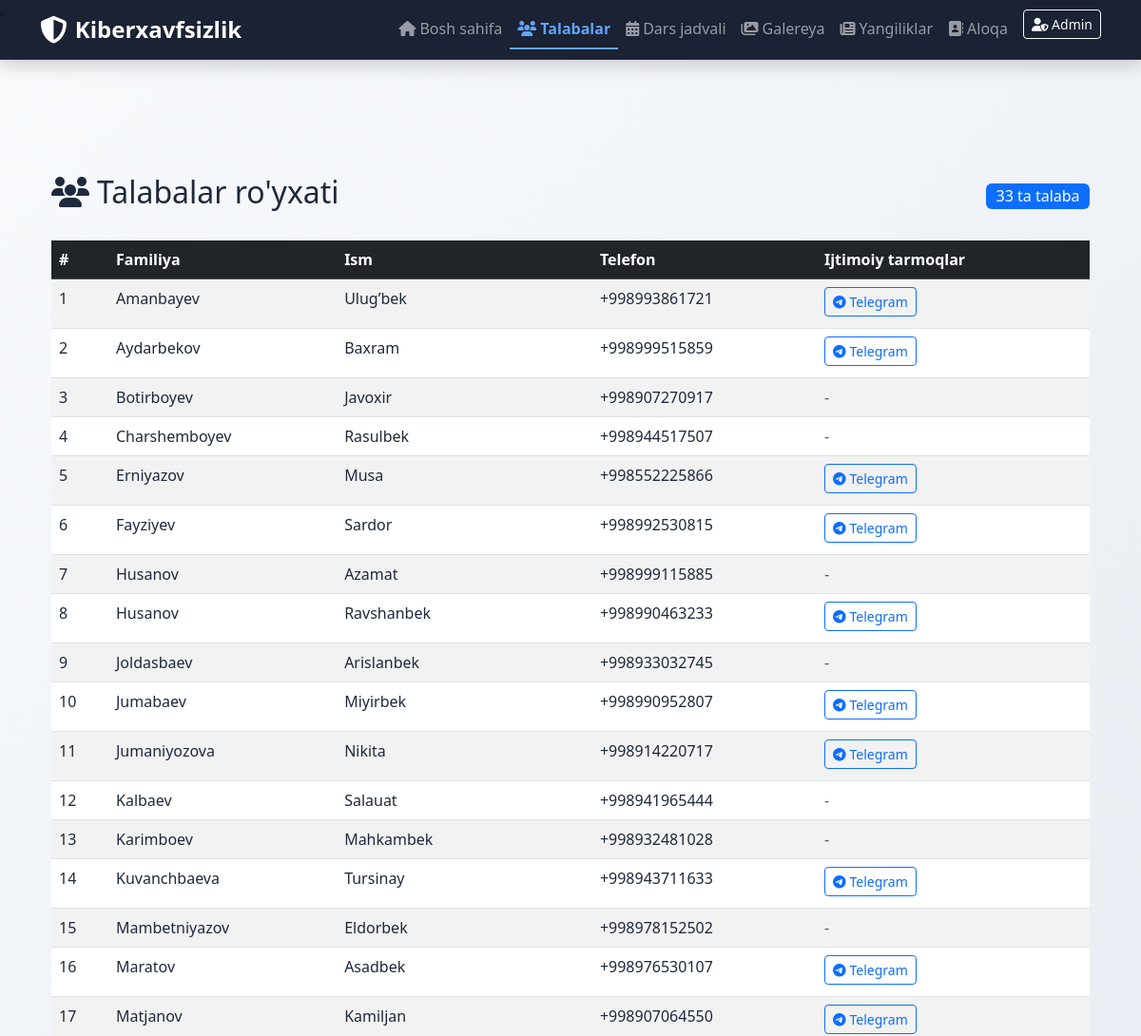
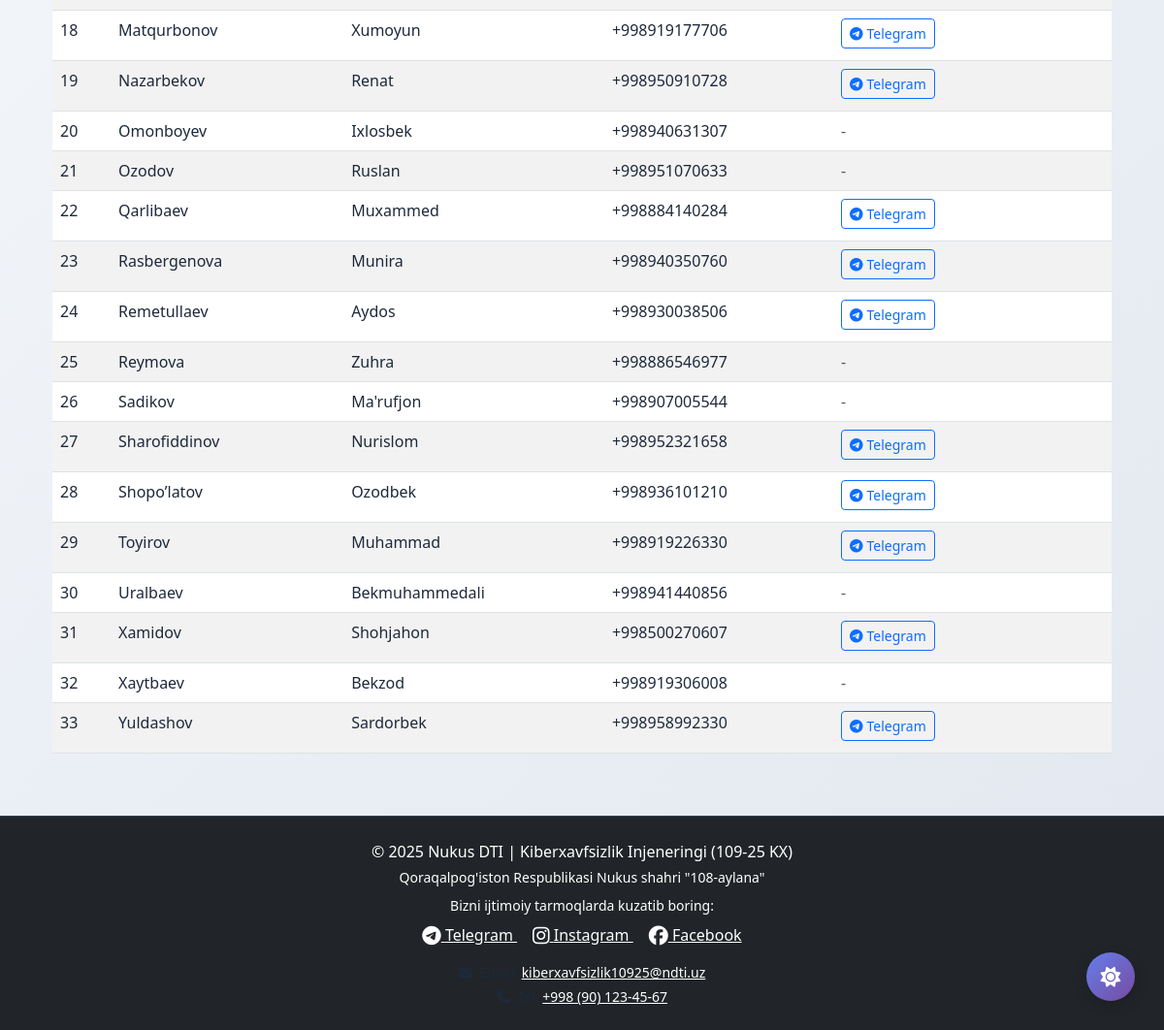
/students, run on the app's committed database (2 pictures, top to bottom).
### tables this page shows
CREATE TABLE students
                 (id INTEGER PRIMARY KEY AUTOINCREMENT,
                  first_name TEXT NOT NULL,
                  last_name TEXT NOT NULL,
                  phone TEXT NOT NULL,
                  social_media TEXT,
                  created_at TIMESTAMP DEFAULT CURRENT_TIMESTAMP);

### app.py (the view)
@app.route("/students")
def students():
    conn = get_db_connection()
    students = conn.execute('SELECT * FROM students ORDER BY last_name, first_name').fetchall()
    conn.close()
    return render_template("students.html", students=students)

### app.py (called while the page is built)
@app.before_request
def before_request():
    session.permanent = True
    app.permanent_session_lifetime = timedelta(minutes=30)
    session.modified = True

def get_db_connection():
    conn = sqlite3.connect('mysite.db')
    conn.row_factory = sqlite3.Row
    return conn

### templates/students.html (shortened to what this page needs)
  {% extends "base.html" %}
  {% block content %}
  <div class="container mt-4">
    <div class="d-flex justify-content-between align-items-center mb-4">
      <h2><i class="fa-solid fa-users me-2"></i>Talabalar ro'yxati</h2>
      <span class="badge bg-primary fs-6">{{ students|length }} ta talaba</span>
    </div>
    <div class="table-responsive">
      <table class="table table-striped table-hover students-table">
        <thead class="table-dark">
          <tr>
            <th>#</th>
            <th>Familiya</th>
            <th>Ism</th>
            <th>Telefon</th>
            <th>Ijtimoiy tarmoqlar</th>
          </tr>
        </thead>
        <tbody>
          {% for student in students %}
          <tr>
            <td class="student-text">{{ loop.index }}</td>
            <td class="student-text">{{ student.last_name }}</td>
            <td class="student-text">{{ student.first_name }}</td>
            <td class="student-text">
              <a href="tel:{{ student.phone }}" class="text-decoration-none student-link">
                {{ student.phone }}
              </a>
            </td>
            <td>
              {% if student.social_media %}
                {% for social in student.social_media.split('|') %}
                  {% if social.startswith('telegram:') %}
                  <a href="https://t.me/{{ social.split(':')[1] }}" target="_blank"
                    class="btn btn-outline-primary btn-sm me-1 mb-1" title="Telegram">
                    <i class="fab fa-telegram me-1"></i>Telegram
                  </a>
                  {% elif social.startswith('instagram:') %}
                  <a href="https://instagram.com/{{ social.split(':')[1] }}" target="_blank"
                    class="btn btn-outline-danger btn-sm me-1 mb-1" title="Instagram">
                    <i class="fab fa-instagram me-1"></i>Instagram
                  </a>
                  {% elif social.startswith('facebook:') %}
                  <a href="https://facebook.com/{{ social.split(':')[1] }}" target="_blank"
                    class="btn btn-outline-primary btn-sm me-1 mb-1" title="Facebook">
                    <i class="fab fa-facebook me-1"></i>Facebook
                  </a>
                  {% endif %}
                {% endfor %}
              {% else %}
                <span class="text-muted">-</span>
              {% endif %}
            </td>
          </tr>
          {% endfor %}
        </tbody>
      </table>
    </div>
  </div>
  {% endblock %}

### templates/base.html (shortened to what this page needs)
<!DOCTYPE html>
<html lang="uz">
<head>
  <link href="https://cdn.jsdelivr.net/npm/bootstrap@5.3.3/dist/css/bootstrap.min.css" rel="stylesheet">
  <link rel="stylesheet" href="https://cdnjs.cloudflare.com/ajax/libs/font-awesome/6.5.0/css/all.min.css">
  <link rel="stylesheet" href="{{ url_for('static', filename='css/style.css') }}">
</head>
<body>
   {% if session.student %}
    <li class="nav-item">
    <a class="nav-link {% if request.path == '/feedback' %}active{% endif %}" href="/feedback">
        <i class="fa-solid fa-comments me-1"></i>Fikr va Takliflar
    </a>
    </li>
    <li class="nav-item">
        <a class="btn btn-outline-light btn-sm ms-2" href="/student/dashboard">
            <i class="fa-solid fa-graduation-cap"></i> Mening Panelim
        </a>
    </li>
    <li class="nav-item">
        <a class="btn btn-outline-danger btn-sm ms-2" href="/student/logout">
            <i class="fa-solid fa-right-from-bracket"></i> Chiqish
        </a>
    </li>
    {% else %}
    <li class="nav-item">
        <a class="btn btn-outline-light btn-sm ms-2" href="/student/login">
        </a>
    </li>
    {% endif %}
  <nav class="navbar navbar-expand-lg navbar-dark shadow fixed-top">
    <div class="container">
        <a class="navbar-brand fw-bold d-flex align-items-center" href="/">
            <i class="fa-solid fa-shield-halved me-2"></i>
            Kiberxavfsizlik
        </a>
        <div class="collapse navbar-collapse" id="navbarNav">
            <ul class="navbar-nav ms-auto">
                <li class="nav-item">
                    <a class="nav-link {% if request.path == '/' %}active{% endif %}" href="/">
                        <i class="fa-solid fa-house me-1"></i>Bosh sahifa
                    </a>
                </li>
                <li class="nav-item">
                    <a class="nav-link {% if request.path == '/students' %}active{% endif %}" href="/students">
                        <i class="fa-solid fa-users me-1"></i>Talabalar
                    </a>
                </li>
                <li class="nav-item">
                    <a class="nav-link {% if request.path == '/schedule' %}active{% endif %}" href="/schedule">
                        <i class="fa-solid fa-calendar-days me-1"></i>Dars jadvali
                    </a>
                </li>
                <li class="nav-item">
                    <a class="nav-link {% if request.path == '/gallery' %}active{% endif %}" href="/gallery">
                        <i class="fa-solid fa-images me-1"></i>Galereya
                    </a>
                </li>
                <li class="nav-item">
                    <a class="nav-link {% if request.path == '/news' %}active{% endif %}" href="/news">
                        <i class="fa-solid fa-newspaper me-1"></i>Yangiliklar
                    </a>
                </li>
                <li class="nav-item">
                    <a class="nav-link {% if request.path == '/contact' %}active{% endif %}" href="/contact">
                        <i class="fa-solid fa-address-book me-1"></i>Aloqa
                    </a>
                </li>
                {% if session.admin %}
                <li class="nav-item">
                    <a class="btn btn-outline-light btn-sm ms-2" href="/admin/panel">
                        <i class="fa-solid fa-user-shield"></i> Admin Panel
                    </a>
                </li>
                <li class="nav-item">
                    <a class="btn btn-outline-danger btn-sm ms-2" href="/admin/logout">
                        <i class="fa-solid fa-right-from-bracket"></i> Chiqish
                    </a>
                </li>
                {% else %}
                <li class="nav-item">
                    <a class="btn btn-outline-light btn-sm ms-2" href="/admin">
                        <i class="fa-solid fa-user-shield"></i> Admin
                    </a>
                </li>
                {% endif %}
            </ul>
        </div>
    </div>
</nav>
  <main class="container my-5">
    {% block content %}
    {% endblock %}
  </main>
<footer class="bg-dark text-white text-center py-4 mt-5">
    <div class="container">
        <p class="mb-1">© 2025 Nukus DTI | Kiberxavfsizlik Injeneringi (109-25 KX)</p>
        <p class="mb-2 small">Qoraqalpog'iston Respublikasi Nukus shahri "108-aylana"</p>
        <div class="mb-3">
            <p class="mb-2 small">Bizni ijtimoiy tarmoqlarda kuzatib boring:</p>
            <div class="social-links">
                <a href="https://t.me/nukusstuinform" target="_blank" class="text-white me-3 social-link" title="Telegram kanalimiz">
                    <i class="fab fa-telegram fa-lg"></i> Telegram
                </a>
                <a href="https://instagram.com/nmtu_rasmiy" target="_blank" class="text-white me-3 social-link" title="Instagram sahifamiz">
                    <i class="fab fa-instagram fa-lg"></i> Instagram
                </a>
                <a href="https://facebook.com/kiberxavfsizlik_109_25" target="_blank" class="text-white social-link" title="Facebook sahifamiz">
                    <i class="fab fa-facebook fa-lg"></i> Facebook
                </a>
            </div>
        </div>
        <div class="contact-info small">
            <p class="mb-1">
                <i class="fa-solid fa-envelope me-1"></i>
                Email: <a href="mailto:kiberxavfsizlik10925@ndti.uz" class="text-white">kiberxavfsizlik10925@ndti.uz</a>
            </p>
            <p class="mb-0">
                <i class="fa-solid fa-phone me-1"></i>
                Tel: <a href="tel:+998901234567" class="text-white">+998 (90) 123-45-67</a>
            </p>
        </div>
    </div>
</footer>
  <div class="theme-toggle-container">
    <button class="theme-toggle-btn" id="themeToggle" title="Temani o'zgartirish">
        <i class="fas fa-sun sun-icon"></i>
    </button>
  </div>
</body>
</html>

### static/css/style.css (style rules this page uses)
.navbar-brand { font-size: 1.5rem !important; font-weight: 700; }
.navbar-brand i { font-size: 1.8rem !important; }
.navbar-nav .nav-link.active { color: #60a5fa !important; font-weight: 600; border-bottom: 2px solid #60a5fa; }
body { background: linear-gradient(135deg, #f8fafc 0%, #e2e8f0 100%); min-height: 100vh; color: #1e293b !important; }
.navbar { background: rgba(15, 23, 42, 0.95) !important; backdrop-filter: blur(10px); border-bottom: 1px solid rgba(255, 255, 255, 0.1); }
footer { background: #0f172a; border-top: 1px solid #334155; color: #e2e8f0 !important; }
footer a { transition: 0.3s; color: #e2e8f0 !important; }
main { padding-top: 80px; }
.badge { font-weight: 500; }
.contact-info h4, .contact-info h6, .contact-info strong, .contact-info p, .contact-info span { color: #1e293b !important; }
.theme-toggle-container { position: fixed; bottom: 30px; right: 30px; z-index: 1000; }
.theme-toggle-btn { width: 60px; height: 60px; border-radius: 50%; border: none; background: linear-gradient(135deg, #667eea 0%, #764ba2 100%); color: white; font-size: 1.5rem; cursor: pointer; box-shadow: 0 4px 15px rgba(0, 0, 0, 0.2); transition: all 0.3s ease; display: flex; align-items: center; justify-content: center; position: relative; overflow: hidden; }
.theme-toggle-btn::before { content: ''; position: absolute; top: 0; left: -100%; width: 100%; height: 100%; background: linear-gradient(90deg, transparent, rgba(255,255,255,0.3), transparent); transition: left 0.5s ease; }
.theme-toggle-btn .sun-icon { display: block; }
.theme-toggle-btn { width: 50px; height: 50px; border-radius: 50%; border: none; background: linear-gradient(135deg, #667eea 0%, #764ba2 100%); color: white; font-size: 1.3rem; cursor: pointer; box-shadow: 0 4px 15px rgba(0, 0, 0, 0.2); transition: all 0.3s ease; display: flex; align-items: center; justify-content: center; }
* { transition: background-color 0.3s ease, border-color 0.3s ease, color 0.3s ease !important; }

### templates/students.html (style rules this page uses)
.student-text, .student-link { color: #1e293b !important; }

### data on the page
students: last_name "Amanbayev", first_name "Ulug’bek", phone "+998993861721"
students: last_name "Aydarbekov", first_name "Baxram", phone "+998999515859"
students: last_name "Botirboyev", first_name "Javoxir", phone "+998907270917"
students: last_name "Charshemboyev", first_name "Rasulbek", phone "+998944517507"
students: last_name "Erniyazov", first_name "Musa", phone "+998552225866"
students: last_name "Fayziyev", first_name "Sardor", phone "+998992530815"
students: last_name "Husanov", first_name "Azamat", phone "+998999115885"
students: last_name "Husanov", first_name "Ravshanbek", phone "+998990463233"
students: last_name "Joldasbaev", first_name "Arislanbek", phone "+998933032745"
students: last_name "Jumabaev", first_name "Miyirbek", phone "+998990952807"
students: last_name "Jumaniyozova", first_name "Nikita", phone "+998914220717"
students: last_name "Kalbaev", first_name "Salauat", phone "+998941965444"
students: last_name "Karimboev", first_name "Mahkambek", phone "+998932481028"
students: last_name "Kuvanchbaeva", first_name "Tursinay", phone "+998943711633"
students: last_name "Mambetniyazov", first_name "Eldorbek", phone "+998978152502"
students: last_name "Maratov", first_name "Asadbek", phone "+998976530107"
students: last_name "Matjanov", first_name "Kamiljan", phone "+998907064550"
students: last_name "Matqurbonov", first_name "Xumoyun", phone "+998919177706"
students: last_name "Nazarbekov", first_name "Renat", phone "+998950910728"
students: last_name "Omonboyev", first_name "Ixlosbek", phone "+998940631307"
students: last_name "Ozodov", first_name "Ruslan", phone "+998951070633"
students: last_name "Qarlibaev", first_name "Muxammed", phone "+998884140284"
students: last_name "Rasbergenova", first_name "Munira", phone "+998940350760"
students: last_name "Remetullaev", first_name "Aydos", phone "+998930038506"
students: last_name "Reymova", first_name "Zuhra", phone "+998886546977"
students: last_name "Sadikov", first_name "Ma'rufjon", phone "+998907005544"
students: last_name "Sharofiddinov", first_name "Nurislom", phone "+998952321658"
students: last_name "Shopo’latov", first_name "Ozodbek", phone "+998936101210"
students: last_name "Toyirov", first_name "Muhammad", phone "+998919226330"
students: last_name "Uralbaev", first_name "Bekmuhammedali", phone "+998941440856"
students: last_name "Xamidov", first_name "Shohjahon", phone "+998500270607"
students: last_name "Xaytbaev", first_name "Bekzod", phone "+998919306008"
students: last_name "Yuldashov", first_name "Sardorbek", phone "+998958992330"

### other printed values
{{ students|length }} "33"
